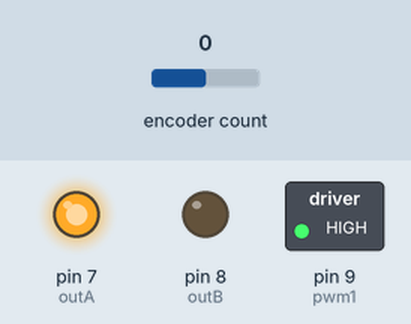
Bench run of a sketch on a simulated Arduino Uno, built with avr-gcc and run on an emulated ATmega328P. Shown: switched loads named in the sketch (green lamp = pin HIGH), output pins drawn as LEDs (lit = HIGH). The inputs (shaded band) are chosen by the test bench; at power-on: encoder count 0.

Above: at 0.1 s.
Timing chart, 0 to 1.6 s (numbered marks = the images above):
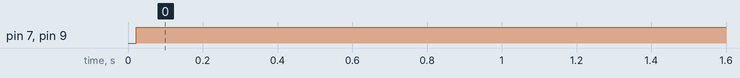

Measured:
- by itself, pin 7 (outA), pin 9 (pwm1): LOW → HIGH at 0.02 s

The sketch:

MotorVelocity.ino
```cpp
#include <PID_v1.h>
#include <Encoder.h>
#include <cmath>

#define outA 7
#define outB 8
#define pwm1 9

double secs = 10;
int distance1;
int distance2;
int distanceAvg;


double Setpoint, Input, Output;
bool Forwards;

PID motor1(&Input, &Output, &Setpoint, 10000, 0, 0, DIRECT);

Encoder motorEncoder1(0, 1);

void setup() {
  Setpoint = 0.3;
  Forwards = true;

  pinMode(outA, OUTPUT);
  pinMode(outB, OUTPUT);
  pinMode(pwm1, OUTPUT);

  motorEncoder1.write(0);

  motor1.SetMode(AUTOMATIC);

}

void motor1manual(int PWM, boolean BACK){
  analogWrite(pwm1, PWM);
  if(BACK){
    digitalWrite(outA, LOW);
    digitalWrite(outB, HIGH);
  }
  else{
    digitalWrite(outA, HIGH);
    digitalWrite(outB, LOW);
  }

}

double motor1velocity(){
  distance1 = motorEncoder1.read();
  delay(secs);
  distance2 = motorEncoder1.read();
  distanceAvg = abs(distance1 - distance2);
  return distanceAvg/secs;
}

void loop() {
  Input = motor1velocity();
  motor1.Compute();

  Serial.println(motor1velocity());
  Serial.println("\n");

  if(Setpoint < Input && Forwards != true){
    motor1manual(Output, false);
  }
  else if (Setpoint < Input && Forwards != true){
    motor1manual(Output, true);
  }
  else if(Setpoint > Input && Forwards == true){
    motor1manual(Output, false);
  }
    else if (Setpoint < Input && Forwards == true){
    motor1manual(Output, true);
  }
  else{
    Serial.print("Target");
  }

}
```
